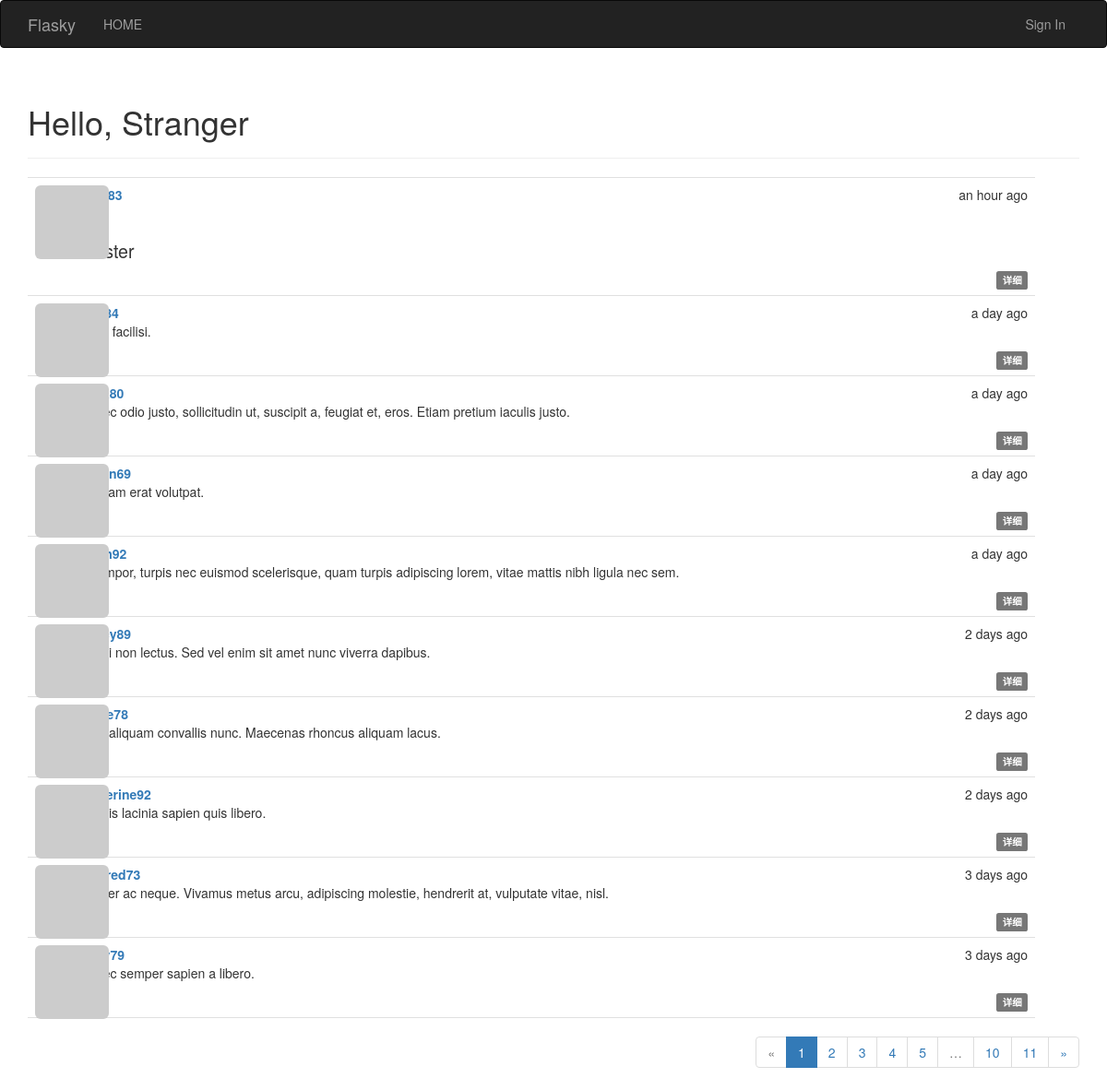
The page / on the database its author committed.
### app/models.py (models this page shows, shortened)
class Post(db.Model):
    __tablename__ = 'posts'
    id = db.Column(db.Integer, primary_key=True)
    body = db.Column(db.Text)
    timestamp = db.Column(db.DateTime, index=True, default=datetime.utcnow)
    author_id = db.Column(db.Integer, db.ForeignKey('users.id'))
    body_html = db.Column(db.Text)

class User(UserMixin, db.Model):
    __tablename__ = 'users'
    id = db.Column(db.Integer, primary_key=True)
    email = db.Column(db.String(64), unique=True, index=True)
    username = db.Column(db.String(64), unique=True, index=True)
    password_hash = db.Column(db.String(128))
    role_id = db.Column(db.Integer, db.ForeignKey('roles.id'))
    confirmed = db.Column(db.Boolean, default=False)
    name = db.Column(db.String(64))
    location = db.Column(db.String(64))
    about_me = db.Column(db.Text())
    member_since = db.Column(db.DateTime(), default=datetime.utcnow)
    last_seen = db.Column(db.DateTime(), default=datetime.utcnow)
    posts = db.relationship('Post', backref='author', lazy='dynamic')
    @property
    def password(self):
        raise AttributeError('password is not a readable attribute')
    def gravatar(self, size=100, default='identicon', rating='g'):
        if request.is_secure:
            url = 'https://secure.gravatar.com/avatar'
        else:
            url = 'http://www.gravatar.com/avatar'
        hash = hashlib.md5(self.email.encode('utf-8')).hexdigest()
        return '{}/{}?s={}&d={}&r={}'.format(url, hash, size, default, rating)

### app/main/views.py (the view)
@main.route('/', methods=['GET', 'POST'])
def index():
    form = PostForm()
    if current_user.can(Permission.WRITE_ARTICLES) and form.validate_on_submit():
        post = Post(body=form.body.data, author=current_user._get_current_object())
        db.session.add(post)
        return redirect(url_for('.index'))
    page = request.args.get('page', 1, type=int)
    pagination = Post.query.order_by(Post.timestamp.desc()).paginate(
        page, per_page=current_app.config['POSTS_PER_PAGE'],
        error_out=False
    )
    posts = pagination.items
    return render_template('index.html', form=form, posts=posts, pagination=pagination)

### app/auth/views.py (called while the page is built)
@auth.before_app_request
def before_request():
    if current_user.is_authenticated:
        current_user.ping()
        if not current_user.confirmed and request.endpoint[:5]!='auth.':
            flash("尽快认证账号")

### app/main/__init__.py (called while the page is built)
@main.app_context_processor
def inject_permissions():
    return dict(Permission=Permission)

### app/models.py (called while the page is built)
    def can(self, permissions):
        return False

### app/templates/index.html (shortened to what this page needs)
{% extends "base.html" %}
{% import "bootstrap/wtf.html" as wtf%}
{% import "_macros.html" as macros%}
{% block page_content %}
<div class="page-header">
    <h1>Hello,
        {% if current_user.is_authenticated %}
        {{ current_user.username }}
        {% else %}
        Stranger
        {% endif %}
    </h1>
</div>
{% include '_posts.html'%}
{% if pagination %}
<div class="pagination">
    {{ macros.pagination_widget(pagination, '.index') }}
</div>
{% endif %}
{% endblock %}

### app/templates/_posts.html (shortened to what this page needs)
<ul class="posts">
    {% for post in posts %}
    <li class="post">
        <div class="post-thumbnail">
            <a href="{{ url_for('.user', username=post.author.username) }}">
                <img class="img-rounded profile-thumbnail" src="{{ post.author.gravatar(size=40) }}">
            </a>
        </div>
        <div class="post-content">
            <div class="post-date">{{ moment(post.timestamp).fromNow() }}</div>
            <div class="post-author"><a href="{{ url_for('.user', username=post.author.username) }}">{{ post.author.username }}</a></div>
            <div class="post-body">
                {% if post.body_html %}
                    {{ post.body_html |safe}}
                {% else %}
                    {{ post.body}}
                {% endif %}
            </div>
            <div class="post-footer">
                <a href="{{url_for('.post',id=post.id)}}">
                    <span class="label label-default">详细</span>
                </a>
            </div>
        </div>
    </li>
    {% endfor %}
</ul>

### app/static/styles.css (style rules this page uses)
.profile-thumbnail { position: absolute; }
ul.posts { list-style-type: none; padding: 0px; margin: 16px 48px 0px 0px; border-top: 1px solid #e0e0e0; }
ul.posts li.post { padding: 8px; border-bottom: 1px solid #e0e0e0; }
div.post-date { float: right; }
div.post-author { font-weight: bold; }
div.post-thumbnail { position: absolute; }
div.post-content { margin-left: 48px; min-height: 48px; }
div.post-footer { text-align: right; }
div.pagination { width: 100%; text-align: right; padding: 0px; margin: 0px; }
.post-body h1 { font-size: 140%; }

### rows shown on the page
Post: timestamp "an hour ago"
Post: timestamp "a day ago", body_html "Nulla facilisi."
Post: timestamp "a day ago", body_html "Donec odio justo, sollicitudin ut, suscipit a, feugiat et, eros. Etiam pretium iaculis justo."
Post: timestamp "a day ago", body_html "Aliquam erat volutpat."
Post: timestamp "a day ago", body_html "In tempor, turpis nec euismod scelerisque, quam turpis adipiscing lorem, vitae mattis nibh ligula nec sem."
Post: timestamp "2 days ago", body_html "Morbi non lectus. Sed vel enim sit amet nunc viverra dapibus."
Post: timestamp "2 days ago", body_html "Duis aliquam convallis nunc. Maecenas rhoncus aliquam lacus."
Post: timestamp "2 days ago", author.username "katherine92", body_html "Mauris lacinia sapien quis libero."
Post: timestamp "3 days ago", author.username "mildred73", body_html "Integer ac neque. Vivamus metus arcu, adipiscing molestie, hendrerit at, vulputate vitae, nisl."
Post: timestamp "3 days ago", body_html "Donec semper sapien a libero."

### other values the page prints
{{ p }} "1"
{{ p }} "2" "3" "4" "5" "10" "11"
